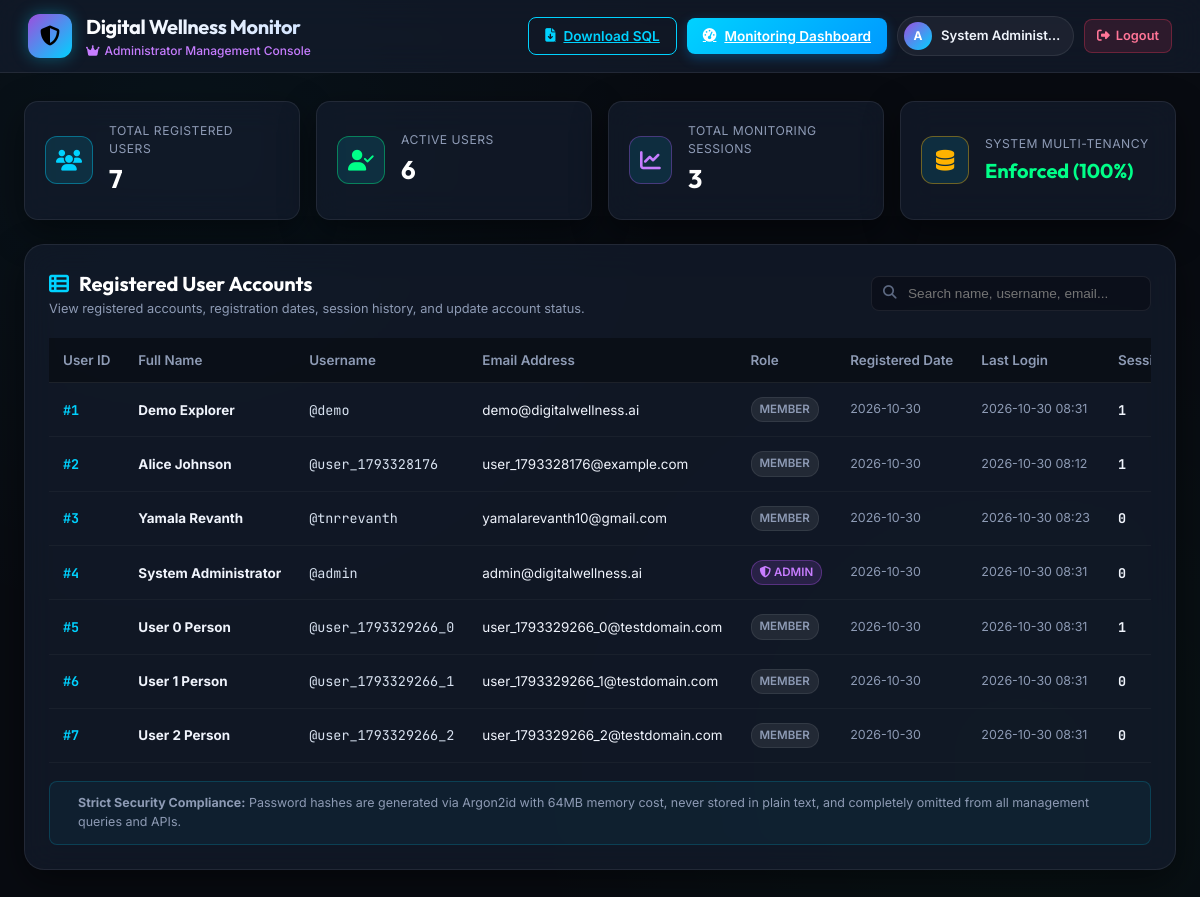
/admin/users (signed in), run on an earlier commit of the app's database.
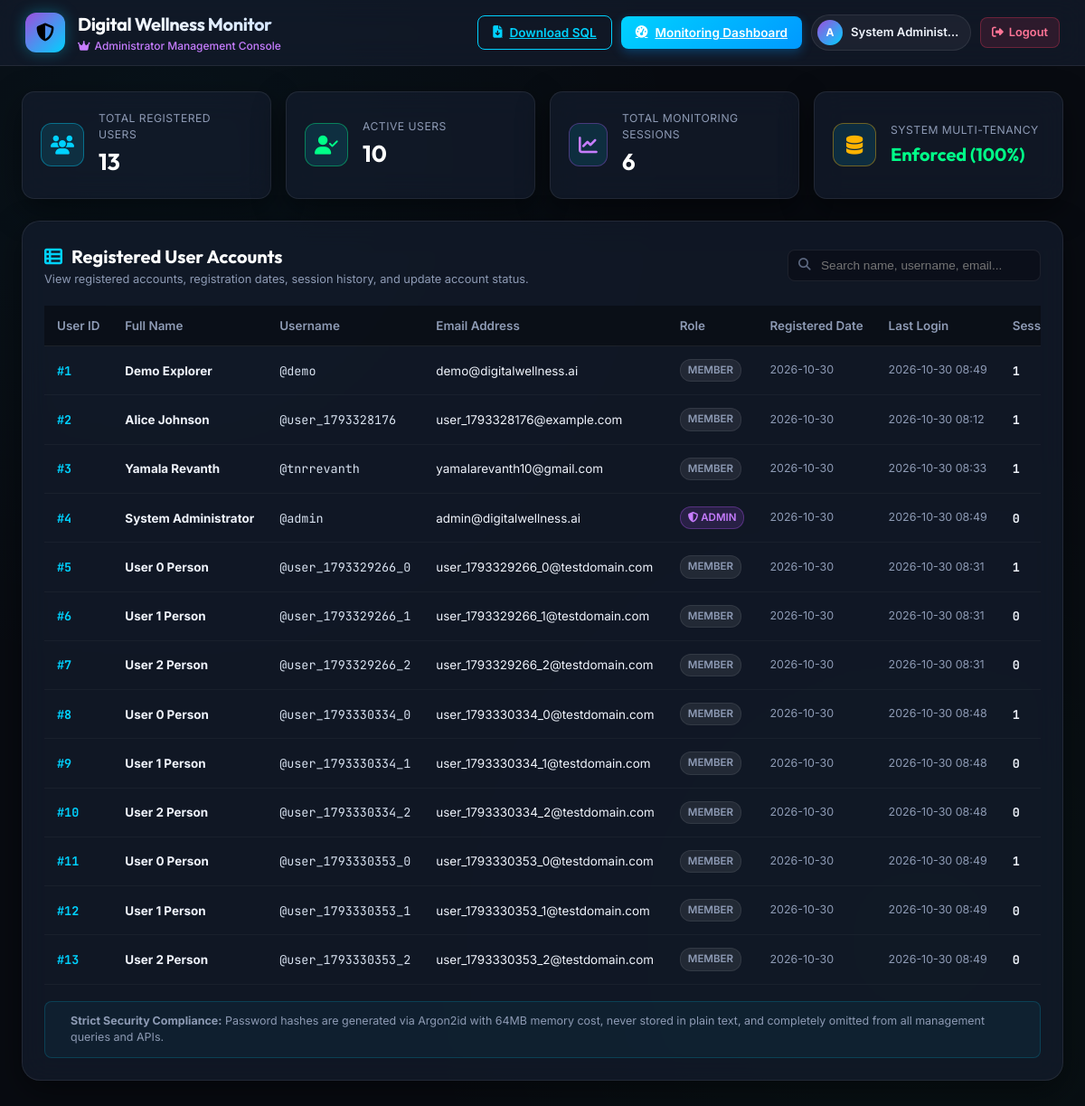
And on a later commit of the database.
### tables this page shows
CREATE TABLE users (
            id INTEGER PRIMARY KEY AUTOINCREMENT,
            full_name TEXT NOT NULL,
            username TEXT UNIQUE NOT NULL,
            email TEXT UNIQUE NOT NULL,
            password_hash TEXT NOT NULL,
            created_at TEXT NOT NULL,
            last_login TEXT
        , account_status TEXT NOT NULL DEFAULT 'active', is_admin INTEGER NOT NULL DEFAULT 0);

### app.py (the view)
@app.get("/admin/users", response_class=HTMLResponse)
async def read_admin_users(request: Request):
    user = get_current_user_from_request(request)
    if not user:
        return RedirectResponse(url="/login?next=/admin/users", status_code=status.HTTP_303_SEE_OTHER)
    if not user.get("is_admin"):
        raise HTTPException(status_code=403, detail="Administrator access required.")
    users_list = get_all_users()
    return templates.TemplateResponse(
        request=request,
        name="admin_users.html",
        context={
            "current_user": user,
            "users": users_list,
            "total_users": get_total_users_count(),
            "active_users": get_active_users_count(),
            "total_sessions": get_total_sessions_count_global()
        }
    )

### templates/admin_users.html (shortened to what this page needs)
<!DOCTYPE html>
<html lang="en">
<head>
  <link rel="stylesheet" href="https://cdnjs.cloudflare.com/ajax/libs/font-awesome/6.5.1/css/all.min.css" />
  <link rel="stylesheet" href="/static/css/style.css" />
</head>
<body class="dark-theme">
  <div class="app-layout">
    <header class="app-header">
      <div class="header-left">
        <a href="/" style="text-decoration: none; display: flex; align-items: center; gap: 14px;">
          <div class="brand-logo" style="background: linear-gradient(135deg, #9d4edd, #00d2ff);">
            <i class="fa-solid fa-shield-halved"></i>
          </div>
          <div class="brand-info">
            <h1>Digital Wellness Monitor</h1>
            <span class="project-tag" style="color: #c77dff;">
              <i class="fa-solid fa-crown"></i> Administrator Management Console
            </span>
          </div>
        </a>
      </div>
      <div class="header-right">
        <a href="/api/database/download-sql" class="btn btn-outline" style="border-color: var(--color-cyan); color: var(--color-cyan);" title="Download Live SQLite Database SQL Dump">
          <i class="fa-solid fa-file-arrow-down"></i> Download SQL
        </a>
        <a href="/" class="btn btn-primary">
          <i class="fa-solid fa-gauge-high"></i> Monitoring Dashboard
        </a>
        <a href="/profile" class="user-nav-pill">
          <div class="user-avatar-circle" style="background: linear-gradient(135deg, #9d4edd, #00d2ff);">A</div>
          <span class="user-nav-name">{{ current_user.full_name }}</span>
        </a>
        <a href="/logout" class="btn btn-logout">
          <i class="fa-solid fa-right-from-bracket"></i> Logout
        </a>
      </div>
    </header>
    <main class="admin-container">
      <section class="admin-stats-grid">
        <div class="admin-stat-card">
          <div class="admin-stat-icon" style="color: var(--color-cyan); border-color: rgba(0, 210, 255, 0.4);">
            <i class="fa-solid fa-users"></i>
          </div>
          <div class="admin-stat-info">
            <span>Total Registered Users</span>
            <strong id="stat-total-users">{{ total_users }}</strong>
          </div>
        </div>
        <div class="admin-stat-card">
          <div class="admin-stat-icon" style="color: var(--color-good); border-color: rgba(0, 255, 136, 0.4);">
            <i class="fa-solid fa-user-check"></i>
          </div>
          <div class="admin-stat-info">
            <span>Active Users</span>
            <strong id="stat-active-users">{{ active_users }}</strong>
          </div>
        </div>
        <div class="admin-stat-card">
          <div class="admin-stat-icon" style="color: #c77dff; border-color: rgba(157, 78, 221, 0.4);">
            <i class="fa-solid fa-chart-line"></i>
          </div>
          <div class="admin-stat-info">
            <span>Total Monitoring Sessions</span>
            <strong id="stat-total-sessions">{{ total_sessions }}</strong>
          </div>
        </div>
        <div class="admin-stat-card">
          <div class="admin-stat-icon" style="color: var(--color-warning); border-color: rgba(255, 179, 0, 0.4);">
            <i class="fa-solid fa-database"></i>
          </div>
          <div class="admin-stat-info">
            <span>System Multi-Tenancy</span>
            <strong style="color: var(--color-good); font-size: 1.25rem;">Enforced (100%)</strong>
          </div>
        </div>
      </section>
      <section class="admin-table-card">
        <div class="admin-table-header">
          <div class="admin-table-title">
            <h2><i class="fa-solid fa-table-list" style="color: var(--color-cyan);"></i> Registered User Accounts</h2>
            <p>View registered accounts, registration dates, session history, and update account status.</p>
          </div>
          <div class="search-box">
            <i class="fa-solid fa-magnifying-glass"></i>
            <input type="text" id="user-search" placeholder="Search name, username, email..." oninput="filterUsers(this.value)">
          </div>
        </div>
        <div class="table-responsive">
          <table class="users-table" id="users-table">
            <thead>
              <tr>
                <th>User ID</th>
                <th>Full Name</th>
                <th>Username</th>
                <th>Email Address</th>
                <th>Role</th>
                <th>Registered Date</th>
                <th>Last Login</th>
                <th>Sessions</th>
              </tr>
            </thead>
            <tbody>
              {% for u in users %}
              <tr id="user-row-{{ u.id }}" class="user-row" data-search="{{ u.full_name.lower() }} {{ u.username.lower() }} {{ u.email.lower() }}">
                <td><strong style="font-family: var(--font-mono); color: var(--color-cyan);">#{{ u.id }}</strong></td>
                <td><strong>{{ u.full_name }}</strong></td>
                <td><code style="font-family: var(--font-mono); color: #d8e2f0;">@{{ u.username }}</code></td>
                <td>{{ u.email }}</td>
                <td>
                  {% if u.is_admin %}
                    <span class="user-badge badge-admin"><i class="fa-solid fa-shield-halved"></i> Admin</span>
                  {% else %}
                    <span class="user-badge badge-member">Member</span>
                  {% endif %}
                </td>
                <td style="font-size: 0.78rem; color: var(--text-muted);">{{ u.created_at[:10] }}</td>
                <td style="font-size: 0.78rem; color: var(--text-muted);">{{ u.last_login[:16].replace('T', ' ') if u.last_login else 'Never' }}</td>
                <td><strong style="font-family: var(--font-mono);">{{ u.session_count }}</strong></td>
              </tr>
              {% endfor %}
            </tbody>
          </table>
        </div>
        <div class="security-callout">
          <div>
            <strong>Strict Security Compliance:</strong> Password hashes are generated via Argon2id with 64MB memory cost, never stored in plain text, and completely omitted from all management queries and APIs.
          </div>
        </div>
      </section>
    </main>
  </div>
</body>
</html>

### static/css/style.css (style rules this page uses)
:root { --bg-dark: #080b11; --bg-surface: #0f1523; --bg-card: rgba(20, 28, 45, 0.72); --bg-card-hover: rgba(28, 38, 62, 0.85); --bg-glass: rgba(15, 21, 35, 0.65); --border-subtle: rgba(255, 255, 255, 0.08); --border-accent: rgba(0, 210, 255, 0.3); --border-focus: #00d2ff; --text-main: #f0f4fc; --text-muted: #8e9bb5; --text-dim: #5c6880; --color-good: #00ff88; --color-good-glow: rgba(0, 255, 136, 0.25); --color-warning: #ffb300; --color-warning-glow: rgba(255, 179, 0, 0.25); --color-danger: #ff3860; --color-danger-glow: rgba(255, 56, 96, 0.25); --color-cyan: #00d2ff; --color-purple: #9d4edd; --font-sans: 'Inter', -apple-system, BlinkMacSystemFont, 'Segoe UI', Roboto, sans-serif; --font-display: 'Outfit', sans-serif; --font-mono: 'JetBrains Mono', monospace; --radius-sm: 8px; --radius-md: 14px; --radius-lg: 20px; --shadow-main: 0 12px 36px rgba(0, 0, 0, 0.45); --shadow-glow: 0 0 24px rgba(0, 210, 255, 0.15); }
* { margin: 0; padding: 0; box-sizing: border-box; }
body { font-family: var(--font-sans); background-color: var(--bg-dark); color: var(--text-main); min-height: 100vh; line-height: 1.5; overflow-x: hidden; background-image: radial-gradient(circle at 15% 15%, rgba(0, 210, 255, 0.04) 0%, transparent 40%), radial-gradient(circle at 85% 85%, rgba(0, 255, 136, 0.03) 0%, transparent 40%); }
.app-layout { display: flex; flex-direction: column; min-height: 100vh; }
.app-header { display: flex; align-items: center; justify-content: space-between; padding: 12px 28px; background: var(--bg-card); backdrop-filter: blur(16px); -webkit-backdrop-filter: blur(16px); border-bottom: 1px solid var(--border-subtle); position: sticky; top: 0; z-index: 100; }
.header-left { display: flex; align-items: center; gap: 14px; }
.brand-logo { position: relative; width: 44px; height: 44px; border-radius: 12px; background: linear-gradient(135deg, #00d2ff, #00ff88); display: flex; align-items: center; justify-content: center; color: #000; font-size: 20px; box-shadow: 0 0 16px rgba(0, 210, 255, 0.35); }
.brand-info h1 { font-family: var(--font-display); font-size: 1.25rem; font-weight: 700; letter-spacing: -0.02em; background: linear-gradient(90deg, #ffffff, #d2e4ff); -webkit-background-clip: text; -webkit-text-fill-color: transparent; }
.project-tag { font-size: 0.75rem; color: var(--color-cyan); font-weight: 500; display: flex; align-items: center; gap: 5px; }
.header-right { display: flex; align-items: center; gap: 10px; }
.btn { display: inline-flex; align-items: center; justify-content: center; gap: 8px; padding: 8px 16px; border-radius: var(--radius-sm); font-family: var(--font-sans); font-size: 0.85rem; font-weight: 600; cursor: pointer; border: none; transition: all 0.2s ease; white-space: nowrap; }
.btn-primary { background: linear-gradient(135deg, #00d2ff, #0099ff); color: #fff; box-shadow: 0 4px 12px rgba(0, 153, 255, 0.3); }
.btn-outline { background: transparent; color: var(--text-muted); border: 1px solid var(--border-subtle); }
.user-nav-pill { display: flex; align-items: center; gap: 9px; padding: 5px 12px 5px 6px; border-radius: 30px; background: rgba(255, 255, 255, 0.05); border: 1px solid var(--border-subtle); text-decoration: none; color: var(--text-main); transition: all 0.2s ease; }
.user-avatar-circle { width: 28px; height: 28px; border-radius: 50%; background: linear-gradient(135deg, #00d2ff, #9d4edd); display: flex; align-items: center; justify-content: center; font-size: 0.75rem; font-weight: 700; color: #fff; }
.user-nav-name { font-size: 0.82rem; font-weight: 600; max-width: 120px; overflow: hidden; text-overflow: ellipsis; white-space: nowrap; }
.btn-logout { background: rgba(255, 56, 96, 0.12); border: 1px solid rgba(255, 56, 96, 0.3); color: #ff7597; padding: 6px 12px; border-radius: var(--radius-sm); font-size: 0.8rem; font-weight: 600; text-decoration: none; display: inline-flex; align-items: center; gap: 6px; transition: all 0.2s ease; }

What changed in the data, as far as the page shows it:
changed users "System Administrator": last_login "2026-10-30 08:31" → "2026-10-30 08:49"
changed users "Demo Explorer": last_login "2026-10-30 08:31" → "2026-10-30 08:49"
changed users "Yamala Revanth": last_login "2026-10-30 08:23" → "2026-10-30 08:33"; session_count "0" → "1"
added users: id "8", full_name "User 0 Person", username "user_1793330334_0", email "user_1793330334_0@testdomain.com", is_admin "MEMBER", created_at "2026-10-30", last_login "2026-10-30 08:48", session_count "1"
added users: id "9", full_name "User 1 Person", username "user_1793330334_1", email "user_1793330334_1@testdomain.com", shows "MEMBER", created_at "2026-10-30", last_login "2026-10-30 08:48", session_count "0"
added users: id "10", full_name "User 2 Person", username "user_1793330334_2", email "user_1793330334_2@testdomain.com", shows "MEMBER", created_at "2026-10-30", last_login "2026-10-30 08:48", session_count "0"
added users: id "11", full_name "User 0 Person", username "user_1793330353_0", email "user_1793330353_0@testdomain.com", is_admin "MEMBER", created_at "2026-10-30", last_login "2026-10-30 08:49", session_count "1"
added users: id "12", full_name "User 1 Person", username "user_1793330353_1", email "user_1793330353_1@testdomain.com", shows "MEMBER", created_at "2026-10-30", last_login "2026-10-30 08:49", session_count "0"
added users: id "13", full_name "User 2 Person", username "user_1793330353_2", email "user_1793330353_2@testdomain.com", shows "MEMBER", created_at "2026-10-30", last_login "2026-10-30 08:49", session_count "0"
Also different on the page:
{{ total_users }}: "7" → "13"
{{ active_users }}: "6" → "10"
{{ total_sessions }}: "3" → "6"
